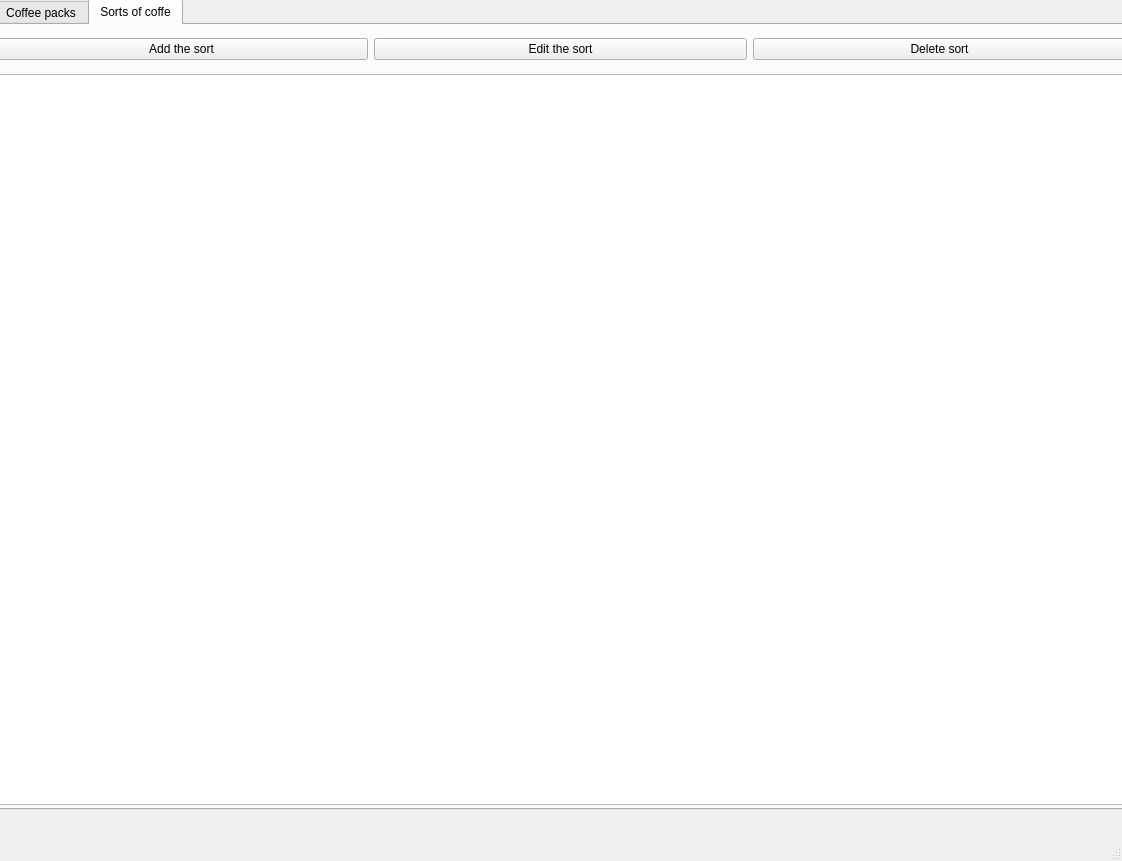
<?xml version="1.0" encoding="UTF-8"?>
<ui version="4.0">
 <class>MainWindow</class>
 <widget class="QMainWindow" name="MainWindow">
  <property name="geometry">
   <rect>
    <x>0</x>
    <y>0</y>
    <width>1122</width>
    <height>861</height>
   </rect>
  </property>
  <property name="windowTitle">
   <string>MainWindow</string>
  </property>
  <widget class="QWidget" name="centralwidget">
   <widget class="QTabWidget" name="tabWidget">
    <property name="geometry">
     <rect>
      <x>-6</x>
      <y>-1</y>
      <width>1131</width>
      <height>811</height>
     </rect>
    </property>
    <property name="currentIndex">
     <number>1</number>
    </property>
    <widget class="QWidget" name="tab">
     <attribute name="title">
      <string>Coffee packs</string>
     </attribute>
     <widget class="QWidget" name="horizontalLayoutWidget">
      <property name="geometry">
       <rect>
        <x>0</x>
        <y>0</y>
        <width>1131</width>
        <height>51</height>
       </rect>
      </property>
      <layout class="QHBoxLayout" name="horizontalLayout">
       <item>
        <widget class="QPushButton" name="add_pack">
         <property name="text">
          <string>Add pack</string>
         </property>
        </widget>
       </item>
       <item>
        <widget class="QPushButton" name="edit_pack">
         <property name="text">
          <string>Edit pack</string>
         </property>
        </widget>
       </item>
       <item>
        <widget class="QPushButton" name="delete_pack">
         <property name="text">
          <string>Delete coffe pack</string>
         </property>
        </widget>
       </item>
      </layout>
     </widget>
     <widget class="QWidget" name="horizontalLayoutWidget_2">
      <property name="geometry">
       <rect>
        <x>-1</x>
        <y>49</y>
        <width>1131</width>
        <height>731</height>
       </rect>
      </property>
      <layout class="QHBoxLayout" name="horizontalLayout_2">
       <item>
        <widget class="QTableWidget" name="coffee_table"/>
       </item>
      </layout>
     </widget>
    </widget>
    <widget class="QWidget" name="tab_2">
     <attribute name="title">
      <string>Sorts of coffe</string>
     </attribute>
     <widget class="QWidget" name="horizontalLayoutWidget_3">
      <property name="geometry">
       <rect>
        <x>-1</x>
        <y>-1</y>
        <width>1131</width>
        <height>51</height>
       </rect>
      </property>
      <layout class="QHBoxLayout" name="horizontalLayout_3">
       <item>
        <widget class="QPushButton" name="add_sort">
         <property name="text">
          <string>Add the sort</string>
         </property>
        </widget>
       </item>
       <item>
        <widget class="QPushButton" name="edit_sort">
         <property name="text">
          <string>Edit the sort</string>
         </property>
        </widget>
       </item>
       <item>
        <widget class="QPushButton" name="delete_sort">
         <property name="text">
          <string>Delete sort</string>
         </property>
        </widget>
       </item>
      </layout>
     </widget>
     <widget class="QWidget" name="verticalLayoutWidget">
      <property name="geometry">
       <rect>
        <x>-1</x>
        <y>49</y>
        <width>1131</width>
        <height>731</height>
       </rect>
      </property>
      <layout class="QVBoxLayout" name="verticalLayout">
       <item>
        <widget class="QTableWidget" name="sorts_table"/>
       </item>
      </layout>
     </widget>
    </widget>
   </widget>
  </widget>
  <widget class="QMenuBar" name="menubar">
   <property name="geometry">
    <rect>
     <x>0</x>
     <y>0</y>
     <width>1122</width>
     <height>26</height>
    </rect>
   </property>
  </widget>
  <widget class="QStatusBar" name="statusbar"/>
 </widget>
 <resources/>
 <connections/>
</ui>
